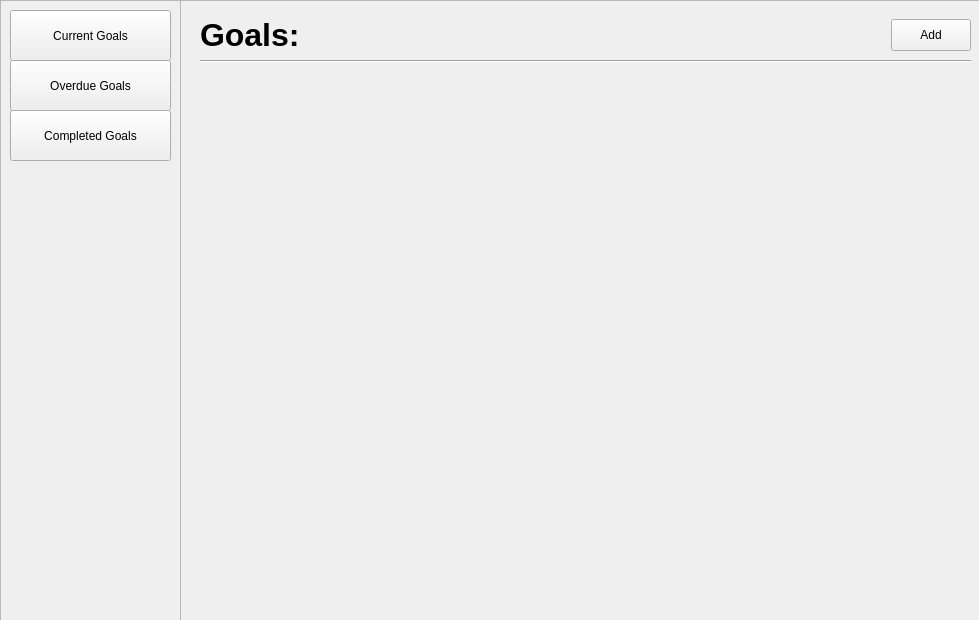
<?xml version="1.0" encoding="UTF-8"?>
<ui version="4.0">
 <class>MainWindow</class>
 <widget class="QMainWindow" name="MainWindow">
  <property name="geometry">
   <rect>
    <x>0</x>
    <y>0</y>
    <width>979</width>
    <height>620</height>
   </rect>
  </property>
  <property name="windowTitle">
   <string>MainWindow</string>
  </property>
  <widget class="QWidget" name="centralWidget">
   <widget class="QFrame" name="mainFrame">
    <property name="geometry">
     <rect>
      <x>0</x>
      <y>0</y>
      <width>981</width>
      <height>621</height>
     </rect>
    </property>
    <property name="frameShape">
     <enum>QFrame::StyledPanel</enum>
    </property>
    <property name="frameShadow">
     <enum>QFrame::Raised</enum>
    </property>
    <widget class="Line" name="seperator">
     <property name="geometry">
      <rect>
       <x>200</x>
       <y>53</y>
       <width>771</width>
       <height>16</height>
      </rect>
     </property>
     <property name="orientation">
      <enum>Qt::Horizontal</enum>
     </property>
    </widget>
    <widget class="QWidget" name="horizontalLayoutWidget_3">
     <property name="geometry">
      <rect>
       <x>200</x>
       <y>10</y>
       <width>771</width>
       <height>51</height>
      </rect>
     </property>
     <layout class="QHBoxLayout" name="titleLayout">
      <item alignment="Qt::AlignVCenter">
       <widget class="QLabel" name="goalLabel">
        <property name="text">
         <string>&lt;html&gt;&lt;head/&gt;&lt;body&gt;&lt;p&gt;&lt;span style=&quot; font-size:24pt; font-weight:600;&quot;&gt;Goals:&lt;/span&gt;&lt;/p&gt;&lt;/body&gt;&lt;/html&gt;</string>
        </property>
       </widget>
      </item>
      <item>
       <spacer name="horizontalSpacer">
        <property name="orientation">
         <enum>Qt::Horizontal</enum>
        </property>
        <property name="sizeHint" stdset="0">
         <size>
          <width>40</width>
          <height>20</height>
         </size>
        </property>
       </spacer>
      </item>
      <item>
       <widget class="QPushButton" name="addButton">
        <property name="minimumSize">
         <size>
          <width>0</width>
          <height>32</height>
         </size>
        </property>
        <property name="text">
         <string>Add</string>
        </property>
       </widget>
      </item>
     </layout>
    </widget>
    <widget class="QFrame" name="sidebarFrame">
     <property name="geometry">
      <rect>
       <x>0</x>
       <y>0</y>
       <width>181</width>
       <height>621</height>
      </rect>
     </property>
     <property name="frameShape">
      <enum>QFrame::StyledPanel</enum>
     </property>
     <property name="frameShadow">
      <enum>QFrame::Raised</enum>
     </property>
     <widget class="QPushButton" name="currentGoalsButton">
      <property name="geometry">
       <rect>
        <x>10</x>
        <y>10</y>
        <width>161</width>
        <height>51</height>
       </rect>
      </property>
      <property name="text">
       <string>Current Goals</string>
      </property>
     </widget>
     <widget class="QPushButton" name="overdueGoalsButton">
      <property name="geometry">
       <rect>
        <x>10</x>
        <y>60</y>
        <width>161</width>
        <height>51</height>
       </rect>
      </property>
      <property name="text">
       <string>Overdue Goals</string>
      </property>
     </widget>
     <widget class="QPushButton" name="completedGoalsButton">
      <property name="geometry">
       <rect>
        <x>10</x>
        <y>110</y>
        <width>161</width>
        <height>51</height>
       </rect>
      </property>
      <property name="text">
       <string>Completed Goals</string>
      </property>
     </widget>
    </widget>
    <widget class="QWidget" name="gridLayoutWidget">
     <property name="geometry">
      <rect>
       <x>200</x>
       <y>74</y>
       <width>771</width>
       <height>531</height>
      </rect>
     </property>
     <layout class="QGridLayout" name="gridLayout"/>
    </widget>
   </widget>
  </widget>
 </widget>
 <resources/>
 <connections/>
</ui>
